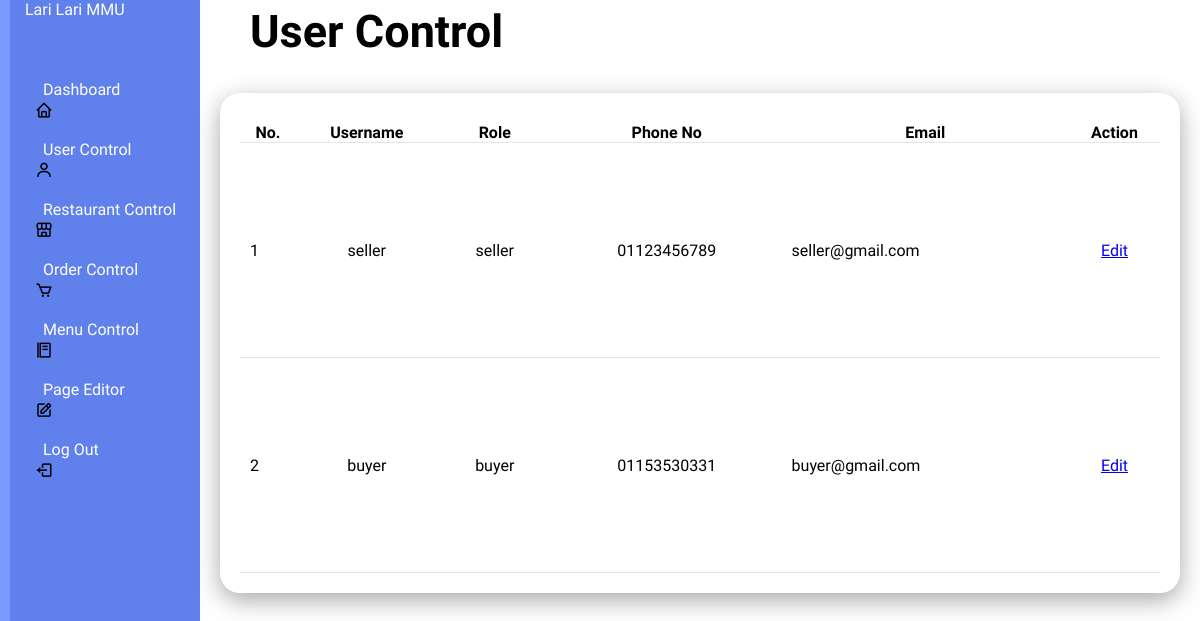
The page /usercontrol on the database as committed earlier.
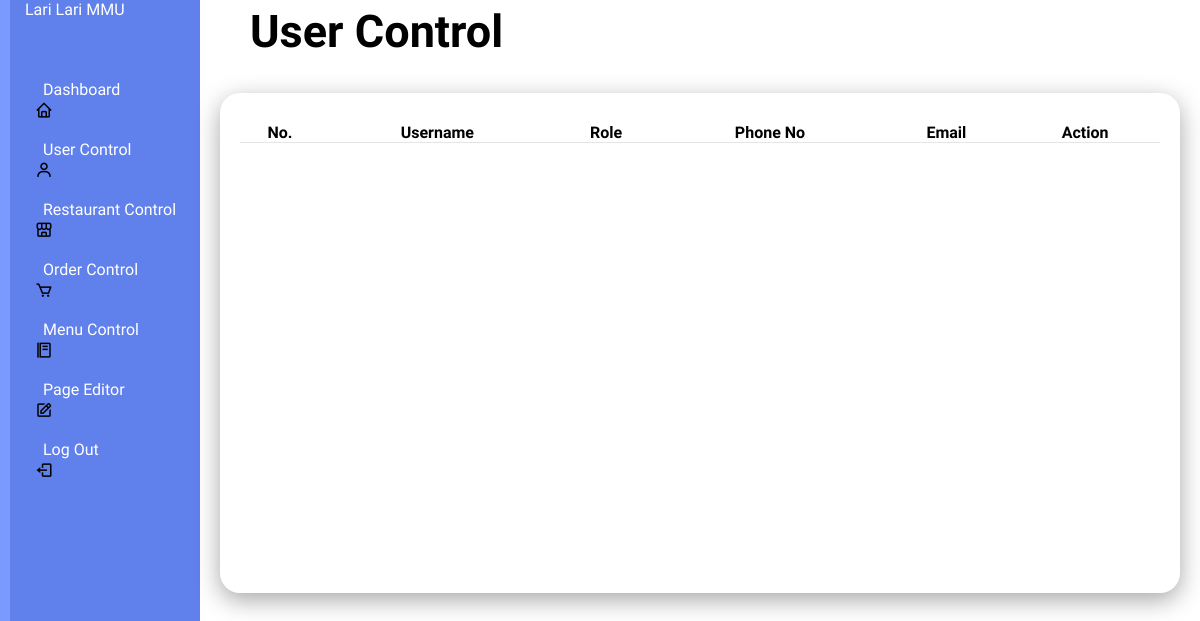
The same page on the database as committed later.
### tables this page shows
CREATE TABLE users (
            id INTEGER PRIMARY KEY AUTOINCREMENT,
            name TEXT NOT NULL,
            email UNIQUE NOT NULL,
            username UNIQUE NOT NULL,
            password TEXT NOT NULL,
            role TEXT NOT NULL,
            phone_no UNIQUE NOT NULL
        );

### app.py (the view)
@app.route('/usercontrol')
def user_control():
    conn = get_db_connection()
    users = conn.execute('SELECT * FROM users').fetchall()
    conn.close()
    return render_template('usercontrol.html', users=users)

### app.py (called while the page is built)
def get_db_connection():
    con = sqlite3.connect("database.db")
    con.row_factory = sqlite3.Row
    return con

### templates/usercontrol.html (shortened to what this page needs)
<!DOCTYPE html>
<html lang="en">
<head>
    <link rel="stylesheet" type="text/css" href="../static/style(admin2).css">
    <link rel="stylesheet" href="https://unpkg.com/boxicons@latest/css/boxicons.min.css">
        <link href="https://cdn.jsdelivr.net/npm/remixicon@4.3.0/fonts/remixicon.css" rel="stylesheet"/>
        <link rel="stylesheet" href="https://unpkg.com/aos@next/dist/aos.css" />
</head>
</head>
<body>
    <div class="admincontainer">
        <div class="navbar">
            <ul>
                <li><a href="#">Lari Lari MMU</a></li>
                <li><i class='bx bx-home'></i><a href="/admin">Dashboard</a></li>
                <li><i class='bx bx-user'></i><a href="/usercontrol">User Control</a></li>
                <li><i class='bx bx-store-alt'></i><a href="/restaurantcontrol">Restaurant Control</a></li>
                <li><i class='bx bx-cart'></i><a href="/ordercontrol">Order Control</a></li>
                <li><i class='bx bx-food-menu'></i><a href="/menucontrol">Menu Control</a></li>
                <li><i class='bx bx-edit'></i><a href="/pageEditor">Page Editor</a></li>
                <li><i class='bx bx-log-out'></i><a href="/logout">Log Out</a></li>
            </ul>
        </div>
    </div>
    <div class="admin-main">
        <div class="admin-header">
            <h2>User Control</h2>
        </div>
        <div class="admin-table">
            <div class="table-body">
                <table>
                    <thead>
                        <tr>
                            <th>No.</th>
                            <th>Username</th>
                            <th>Role</th>
                            <th>Phone No</th>
                            <th>Email</th>
                            <th>Action</th>
                        </tr>
                    </thead>
                    <tbody>
                        {% for user in users %}
                        <tr>
                            <td>{{ user.id }}</td>
                            <td>{{ user.username }}</td>
                            <td>{{ user.role }}</td>
                            <td>{{ user.phone_no }}</td>
                            <td>{{ user.email }}</td>
                            <td>
                                <a href="{{ url_for('edit_user', user_id=user.id) }}">Edit</a>
                            </td>
                        </tr>
                        {% endfor %}
                    </tbody>
                </table>
            </div>
        </div>
    </div>
</body>
</html>

### static/style(admin2).css (style rules this page uses)
* { padding: 0; margin: 0; box-sizing: border-box; font-family: "Protest Guerrilla", sans-serif; }
.admincontainer { position: relative; width: 100%; }
.navbar { position: fixed; width: 200px; height: 100%; background:#6080ec; border-left: 10px solid #7b9aff; transition: 0.5s; overflow: hidden; }
.navbar ul { position: absolute; top: 0; left: 0; width: 100%; }
.navbar ul li { display:flex; align-items: center; justify-content: center; position: relative; width: 100%; list-style: none; border-top-left-radius: 30px; border-bottom-left-radius: 30px; border-top-right-radius: 5px; border-bottom-right-radius: 5px; }
.navbar ul li:nth-child(1) { margin-bottom: 20px; pointer-events: none; }
.navbar ul li a { display: flex; align-items: center; position: relative; display: block; width: 100%; height: 60px; padding: 0 15px; text-decoration: none; color: white; }
.navbar i { position: relative; left: 25px; font-size: 18px; text-align: center; }
.admin-main { position: relative; width: calc(100% - 200px); left: 200px; min-height: 100vh; background-color: white; transition: 0.5s; }
.admin-header { position: relative; margin: 0 30px; padding: 5px 20px; justify-content: center; align-items: center; font-size: 30px; }
.admin-table { position: relative; width: 100%; padding: 20px; display: grid; width: 100%; grid-gap: 20px; margin-top: 10px; }
.admin-table .table-body { position: relative; display: grid; min-height: 500px; background: white; padding: 20px; box-shadow: 0 7px 25px rgba(0,0,0,0.35); border-radius: 20px; }
.admin-table table { width: auto; border-collapse: collapse; margin-top: 10px; }
.admin-table .table-body table tr { color: black; border-bottom: 1px solid rgba(0,0,0,0.1); }

Rows that differ between the two databases and show on the page:
removed users: id "1", username "seller", role "seller", phone_no "01123456789", email "seller@gmail.com"
removed users: id "2", username "buyer", role "buyer", phone_no "01153530331", email "buyer@gmail.com"
